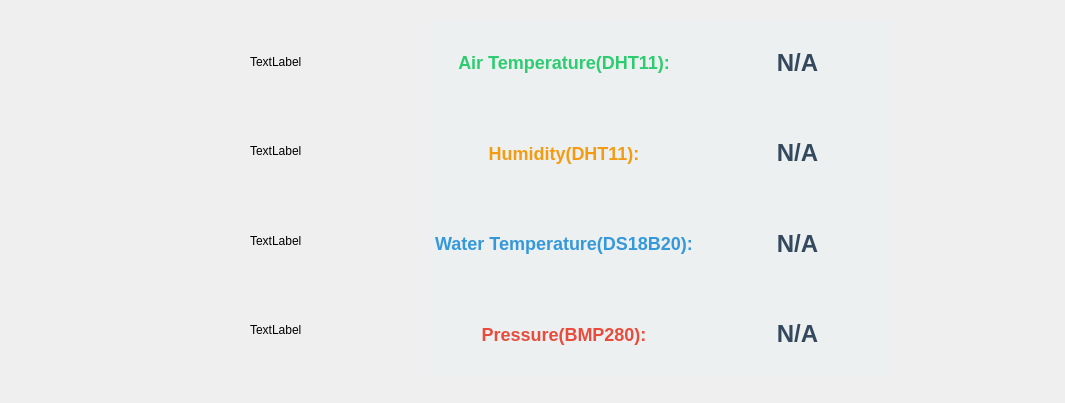
<?xml version="1.0" encoding="UTF-8"?>
<ui version="4.0">
 <class>Dialog</class>
 <widget class="QDialog" name="Dialog">
  <property name="geometry">
   <rect>
    <x>0</x>
    <y>0</y>
    <width>1065</width>
    <height>403</height>
   </rect>
  </property>
  <property name="windowTitle">
   <string>Environmental Data</string>
  </property>
  <widget class="QWidget" name="layoutWidget">
   <property name="geometry">
    <rect>
     <x>430</x>
     <y>20</y>
     <width>461</width>
     <height>356</height>
    </rect>
   </property>
   <property name="styleSheet">
    <string>
     QWidget {
         background-color: #ecf0f1; /* Set your background color here */
     }
     QLabel {
         font-size: 18px;
         font-weight: bold;
         padding: 5px;
     }
     QLabel#label_temperature {
         color: #2ecc71;
     }
     QLabel#label_temperature2 {
         color: #f39c12;
     }
     QLabel#label_humidity {
         color: #3498db;
     }
     QLabel#label_pressure {
         color: #e74c3c;
     }
     QLabel#label_temperature_value, QLabel#label_temperature2_value, QLabel#label_humidity_value, QLabel#label_pressure_value {
         color: #34495e;
         font-size: 24px;
         font-weight: bold;
     }
    </string>
   </property>
   <layout class="QHBoxLayout" name="horizontalLayout">
    <item>
     <layout class="QVBoxLayout" name="verticalLayout">
      <item>
       <widget class="QLabel" name="label_temperature">
        <property name="text">
         <string>Air Temperature(DHT11):</string>
        </property>
        <property name="alignment">
         <set>Qt::AlignCenter</set>
        </property>
       </widget>
      </item>
      <item>
       <widget class="QLabel" name="label_temperature2">
        <property name="text">
         <string>Humidity(DHT11):</string>
        </property>
        <property name="alignment">
         <set>Qt::AlignCenter</set>
        </property>
       </widget>
      </item>
      <item>
       <widget class="QLabel" name="label_humidity">
        <property name="text">
         <string>Water Temperature(DS18B20):</string>
        </property>
        <property name="alignment">
         <set>Qt::AlignCenter</set>
        </property>
       </widget>
      </item>
      <item>
       <widget class="QLabel" name="label_pressure">
        <property name="text">
         <string>Pressure(BMP280):</string>
        </property>
        <property name="alignment">
         <set>Qt::AlignCenter</set>
        </property>
       </widget>
      </item>
     </layout>
    </item>
    <item>
     <layout class="QVBoxLayout" name="verticalLayout_2">
      <item>
       <widget class="QLabel" name="label_temperature_value">
        <property name="text">
         <string>N/A</string>
        </property>
        <property name="alignment">
         <set>Qt::AlignCenter</set>
        </property>
       </widget>
      </item>
      <item>
       <widget class="QLabel" name="label_humidity_value">
        <property name="text">
         <string>N/A</string>
        </property>
        <property name="alignment">
         <set>Qt::AlignCenter</set>
        </property>
       </widget>
      </item>
      <item>
       <widget class="QLabel" name="label_temperature2_value">
        <property name="text">
         <string>N/A</string>
        </property>
        <property name="alignment">
         <set>Qt::AlignCenter</set>
        </property>
       </widget>
      </item>
      <item>
       <widget class="QLabel" name="label_pressure_value">
        <property name="text">
         <string>N/A</string>
        </property>
        <property name="alignment">
         <set>Qt::AlignCenter</set>
        </property>
       </widget>
      </item>
     </layout>
    </item>
   </layout>
  </widget>
  <widget class="QWidget" name="layoutWidget">
   <property name="geometry">
    <rect>
     <x>250</x>
     <y>20</y>
     <width>161</width>
     <height>351</height>
    </rect>
   </property>
   <layout class="QVBoxLayout" name="verticalLayout_3">
    <item>
     <widget class="QLabel" name="label_airtemp">
      <property name="text">
       <string>TextLabel</string>
      </property>
     </widget>
    </item>
    <item>
     <widget class="QLabel" name="label_humidity_2">
      <property name="text">
       <string>TextLabel</string>
      </property>
     </widget>
    </item>
    <item>
     <widget class="QLabel" name="label_watertemp_3">
      <property name="text">
       <string>TextLabel</string>
      </property>
     </widget>
    </item>
    <item>
     <widget class="QLabel" name="label_pressure_4">
      <property name="text">
       <string>TextLabel</string>
      </property>
     </widget>
    </item>
   </layout>
  </widget>
 </widget>
 <resources/>
 <connections/>
</ui>
